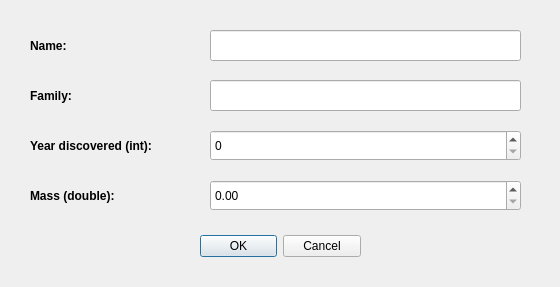
<?xml version="1.0" encoding="UTF-8"?>
<ui version="4.0">
 <class>edit_d</class>
 <widget class="QDialog" name="edit_d">
  <property name="geometry">
   <rect>
    <x>0</x>
    <y>0</y>
    <width>560</width>
    <height>287</height>
   </rect>
  </property>
  <property name="windowTitle">
   <string>Edit this dinosaur</string>
  </property>
  <widget class="QDialogButtonBox" name="buttonBox_2">
   <property name="geometry">
    <rect>
     <x>200</x>
     <y>230</y>
     <width>161</width>
     <height>32</height>
    </rect>
   </property>
   <property name="orientation">
    <enum>Qt::Horizontal</enum>
   </property>
   <property name="standardButtons">
    <set>QDialogButtonBox::Cancel|QDialogButtonBox::Ok</set>
   </property>
  </widget>
  <widget class="QLineEdit" name="fam">
   <property name="geometry">
    <rect>
     <x>210</x>
     <y>80</y>
     <width>311</width>
     <height>31</height>
    </rect>
   </property>
  </widget>
  <widget class="QLabel" name="label_12">
   <property name="geometry">
    <rect>
     <x>30</x>
     <y>30</y>
     <width>151</width>
     <height>31</height>
    </rect>
   </property>
   <property name="font">
    <font>
     <weight>75</weight>
     <bold>true</bold>
    </font>
   </property>
   <property name="text">
    <string>Name:</string>
   </property>
  </widget>
  <widget class="QLabel" name="label_13">
   <property name="geometry">
    <rect>
     <x>30</x>
     <y>180</y>
     <width>151</width>
     <height>31</height>
    </rect>
   </property>
   <property name="font">
    <font>
     <weight>75</weight>
     <bold>true</bold>
    </font>
   </property>
   <property name="text">
    <string>Mass (double):</string>
   </property>
  </widget>
  <widget class="QLineEdit" name="name">
   <property name="geometry">
    <rect>
     <x>210</x>
     <y>30</y>
     <width>311</width>
     <height>31</height>
    </rect>
   </property>
  </widget>
  <widget class="QLabel" name="label_15">
   <property name="geometry">
    <rect>
     <x>30</x>
     <y>80</y>
     <width>151</width>
     <height>31</height>
    </rect>
   </property>
   <property name="font">
    <font>
     <weight>75</weight>
     <bold>true</bold>
    </font>
   </property>
   <property name="text">
    <string>Family:</string>
   </property>
  </widget>
  <widget class="QSpinBox" name="disc">
   <property name="geometry">
    <rect>
     <x>210</x>
     <y>130</y>
     <width>311</width>
     <height>31</height>
    </rect>
   </property>
   <property name="maximum">
    <number>9999999</number>
   </property>
   <property name="singleStep">
    <number>10</number>
   </property>
  </widget>
  <widget class="QDoubleSpinBox" name="mass">
   <property name="geometry">
    <rect>
     <x>210</x>
     <y>180</y>
     <width>311</width>
     <height>31</height>
    </rect>
   </property>
   <property name="maximum">
    <double>10000000.000000000000000</double>
   </property>
  </widget>
  <widget class="QLabel" name="label_16">
   <property name="geometry">
    <rect>
     <x>30</x>
     <y>130</y>
     <width>151</width>
     <height>31</height>
    </rect>
   </property>
   <property name="font">
    <font>
     <weight>75</weight>
     <bold>true</bold>
    </font>
   </property>
   <property name="text">
    <string>Year discovered (int):</string>
   </property>
  </widget>
 </widget>
 <resources/>
 <connections/>
</ui>
